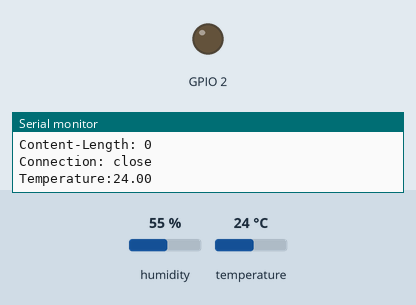
A sketch run on a simulated ESP8266 (NodeMCU). Shown: output pins drawn as LEDs (lit = HIGH, except the on-board LED, lit = LOW), the last lines printed to the serial monitor. The inputs (shaded band) are chosen by the test bench; at power-on: humidity 55 %, temperature 24 °C. WiFi joins after 1.5 s; servers stay silent unless stated; uploads are accepted with an empty reply.

Above: at 5.3 s.
At 10.3 s:
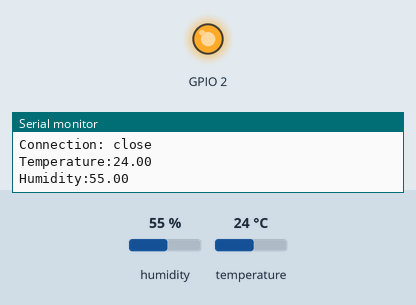
Timing chart, 0 to 15.8 s (numbered marks = the images above):
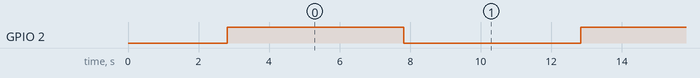

Measured:
- by itself, GPIO 2: alternates HIGH for 5.0 s and LOW for 5.0 s

The sketch:

sens_hw_test.ino
```cpp
#include <ESP8266WiFi.h>
#include <DHT.h>

#define wifi_ssid ""
#define wifi_password ""

#define DHTTYPE DHT11
#define DHTPIN  14

WiFiClient espClient;
DHT dht(DHTPIN, DHTTYPE, 11); // 11 works fine for ESP8266
char macName[18];                // the MAC address of your ESPmodule

void setup() {
  Serial.begin(115200);
  Serial.println("");
  Serial.println("");
  Serial.println(" ------------------------ ");
  Serial.println(" ESP8266 T/H IoT demo RvD ");
  Serial.println(" ------------------------ ");
  dht.begin();
  setup_wifi();
  pinMode(BUILTIN_LED, OUTPUT);

  connecttest();
}

void setup_wifi() {

byte mac[6];                     // the MAC address of your Wifi shield

  delay(10);
  // We start by connecting to a WiFi network
  Serial.println();

  Serial.print("Connecting to ");
  Serial.println(wifi_ssid);

  WiFi.begin(wifi_ssid, wifi_password);

  while (WiFi.status() != WL_CONNECTED) {
    delay(500);
    Serial.print(".");
  }

  WiFi.macAddress(mac);
  sprintf(macName, "SNOW-%2X%2X%2X%2X%2X%2X", mac[0], mac[1], mac[2], mac[3], mac[4], mac[5]);
  Serial.println("*");
  Serial.println("");
  Serial.print("ClientName: ");
  Serial.println(macName);

  Serial.println("");
  Serial.print("WiFi connect: ");
  Serial.print(WiFi.RSSI());
  Serial.println(" dBm");
  Serial.print("IP address  : ");
  Serial.println(WiFi.localIP());
  Serial.print("Subnet mask : ");
  Serial.println(WiFi.subnetMask());
  Serial.print("Gateway IP  : ");
  Serial.println(WiFi.gatewayIP());
  Serial.print("DNS IP      : ");
  Serial.print(WiFi.dnsIP());
  Serial.print(" - ");
  Serial.println(WiFi.dnsIP(1));
  Serial.println("");
}

void connecttest() {
  const char* host = "www.google.com";
  WiFiClient client;
  const int httpPort = 80;
  if (!client.connect(host, httpPort)) {
    Serial.println("connection failed");
    return;
  }
    client.print(String("GET ") + "www.google.com/index.html" + " HTTP/1.1\r\n" +
               "Host: " + host + "\r\n" +
               "Connection: close\r\n\r\n");
  unsigned long timeout = millis();
  while (client.available() == 0) {
    if (millis() - timeout > 5000) {
      Serial.println(">>> Client Timeout !");
      client.stop();
      return;
    }
  }
  while(client.available()){
    String line = client.readStringUntil('\r');
    Serial.print(line);
  }

}


void loop() {
  // put your main code here, to run repeatedly:

    float temp;
    float hum;

     temp = dht.readTemperature();
     hum = dht.readHumidity();
     digitalWrite(BUILTIN_LED, HIGH);
     Serial.print("Temperature:");
     Serial.println(String(temp).c_str());
     delay (5000);
     Serial.print("Humidity:");
     Serial.println(String(hum).c_str());
     digitalWrite(BUILTIN_LED, LOW);
     delay (5000);

}
```
